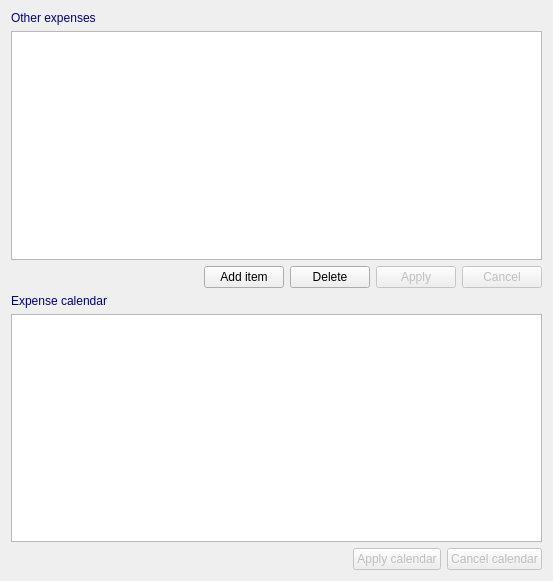
<?xml version="1.0" encoding="UTF-8"?>
<ui version="4.0">
 <class>otherexpenses</class>
 <widget class="QWidget" name="otherexpenses">
  <property name="geometry">
   <rect>
    <x>0</x>
    <y>0</y>
    <width>553</width>
    <height>581</height>
   </rect>
  </property>
  <property name="windowTitle">
   <string>Form</string>
  </property>
  <layout class="QVBoxLayout" name="verticalLayout">
   <item>
    <widget class="QLabel" name="Label2_2">
     <property name="enabled">
      <bool>true</bool>
     </property>
     <property name="palette">
      <palette>
       <active>
        <colorrole role="WindowText">
         <brush brushstyle="SolidPattern">
          <color alpha="255">
           <red>0</red>
           <green>0</green>
           <blue>128</blue>
          </color>
         </brush>
        </colorrole>
       </active>
       <inactive>
        <colorrole role="WindowText">
         <brush brushstyle="SolidPattern">
          <color alpha="255">
           <red>0</red>
           <green>0</green>
           <blue>128</blue>
          </color>
         </brush>
        </colorrole>
       </inactive>
       <disabled>
        <colorrole role="WindowText">
         <brush brushstyle="SolidPattern">
          <color alpha="255">
           <red>0</red>
           <green>0</green>
           <blue>128</blue>
          </color>
         </brush>
        </colorrole>
       </disabled>
      </palette>
     </property>
     <property name="toolTip">
      <string/>
     </property>
     <property name="text">
      <string>Other expenses</string>
     </property>
    </widget>
   </item>
   <item>
    <widget class="QTableView" name="AdvListView1">
     <property name="enabled">
      <bool>true</bool>
     </property>
     <property name="toolTip">
      <string/>
     </property>
    </widget>
   </item>
   <item>
    <layout class="QHBoxLayout" name="horizontalLayout">
     <item>
      <spacer name="horizontalSpacer_3">
       <property name="orientation">
        <enum>Qt::Horizontal</enum>
       </property>
       <property name="sizeHint" stdset="0">
        <size>
         <width>40</width>
         <height>20</height>
        </size>
       </property>
      </spacer>
     </item>
     <item>
      <widget class="QPushButton" name="BitBtn14">
       <property name="enabled">
        <bool>true</bool>
       </property>
       <property name="toolTip">
        <string/>
       </property>
       <property name="text">
        <string>Add item</string>
       </property>
       <property name="icon">
        <iconset resource="../images.qrc">
         <normaloff>:/images/new3.png</normaloff>:/images/new3.png</iconset>
       </property>
       <property name="flat">
        <bool>false</bool>
       </property>
      </widget>
     </item>
     <item>
      <widget class="QPushButton" name="BitBtn15">
       <property name="enabled">
        <bool>true</bool>
       </property>
       <property name="toolTip">
        <string/>
       </property>
       <property name="text">
        <string>Delete</string>
       </property>
       <property name="icon">
        <iconset resource="../images.qrc">
         <normaloff>:/images/delete3.png</normaloff>:/images/delete3.png</iconset>
       </property>
       <property name="flat">
        <bool>false</bool>
       </property>
      </widget>
     </item>
     <item>
      <widget class="QPushButton" name="BitBtn9">
       <property name="enabled">
        <bool>false</bool>
       </property>
       <property name="toolTip">
        <string/>
       </property>
       <property name="text">
        <string>Apply</string>
       </property>
       <property name="icon">
        <iconset resource="../images.qrc">
         <normaloff>:/images/apply.png</normaloff>:/images/apply.png</iconset>
       </property>
       <property name="flat">
        <bool>false</bool>
       </property>
      </widget>
     </item>
     <item>
      <widget class="QPushButton" name="BitBtn10">
       <property name="enabled">
        <bool>false</bool>
       </property>
       <property name="toolTip">
        <string/>
       </property>
       <property name="text">
        <string>Cancel</string>
       </property>
       <property name="icon">
        <iconset resource="../images.qrc">
         <normaloff>:/images/cancel.png</normaloff>:/images/cancel.png</iconset>
       </property>
       <property name="flat">
        <bool>false</bool>
       </property>
      </widget>
     </item>
    </layout>
   </item>
   <item>
    <widget class="QLabel" name="Label2">
     <property name="enabled">
      <bool>true</bool>
     </property>
     <property name="palette">
      <palette>
       <active>
        <colorrole role="WindowText">
         <brush brushstyle="SolidPattern">
          <color alpha="255">
           <red>0</red>
           <green>0</green>
           <blue>128</blue>
          </color>
         </brush>
        </colorrole>
       </active>
       <inactive>
        <colorrole role="WindowText">
         <brush brushstyle="SolidPattern">
          <color alpha="255">
           <red>0</red>
           <green>0</green>
           <blue>128</blue>
          </color>
         </brush>
        </colorrole>
       </inactive>
       <disabled>
        <colorrole role="WindowText">
         <brush brushstyle="SolidPattern">
          <color alpha="255">
           <red>0</red>
           <green>0</green>
           <blue>128</blue>
          </color>
         </brush>
        </colorrole>
       </disabled>
      </palette>
     </property>
     <property name="toolTip">
      <string/>
     </property>
     <property name="text">
      <string>Expense calendar</string>
     </property>
    </widget>
   </item>
   <item>
    <widget class="QTableView" name="AdvListView2">
     <property name="enabled">
      <bool>true</bool>
     </property>
     <property name="toolTip">
      <string/>
     </property>
    </widget>
   </item>
   <item>
    <layout class="QHBoxLayout" name="horizontalLayout_3">
     <item>
      <spacer name="horizontalSpacer_2">
       <property name="orientation">
        <enum>Qt::Horizontal</enum>
       </property>
       <property name="sizeHint" stdset="0">
        <size>
         <width>40</width>
         <height>20</height>
        </size>
       </property>
      </spacer>
     </item>
     <item>
      <widget class="QPushButton" name="BitBtn11">
       <property name="enabled">
        <bool>false</bool>
       </property>
       <property name="toolTip">
        <string>Save the current record</string>
       </property>
       <property name="text">
        <string>Apply calendar</string>
       </property>
       <property name="icon">
        <iconset resource="../images.qrc">
         <normaloff>:/images/apply.png</normaloff>:/images/apply.png</iconset>
       </property>
       <property name="flat">
        <bool>false</bool>
       </property>
      </widget>
     </item>
     <item>
      <widget class="QPushButton" name="BitBtn12">
       <property name="enabled">
        <bool>false</bool>
       </property>
       <property name="toolTip">
        <string>Restore the current record</string>
       </property>
       <property name="text">
        <string>Cancel calendar</string>
       </property>
       <property name="icon">
        <iconset resource="../images.qrc">
         <normaloff>:/images/cancel.png</normaloff>:/images/cancel.png</iconset>
       </property>
       <property name="flat">
        <bool>false</bool>
       </property>
      </widget>
     </item>
    </layout>
   </item>
  </layout>
 </widget>
 <resources>
  <include location="../images.qrc"/>
 </resources>
 <connections/>
</ui>
